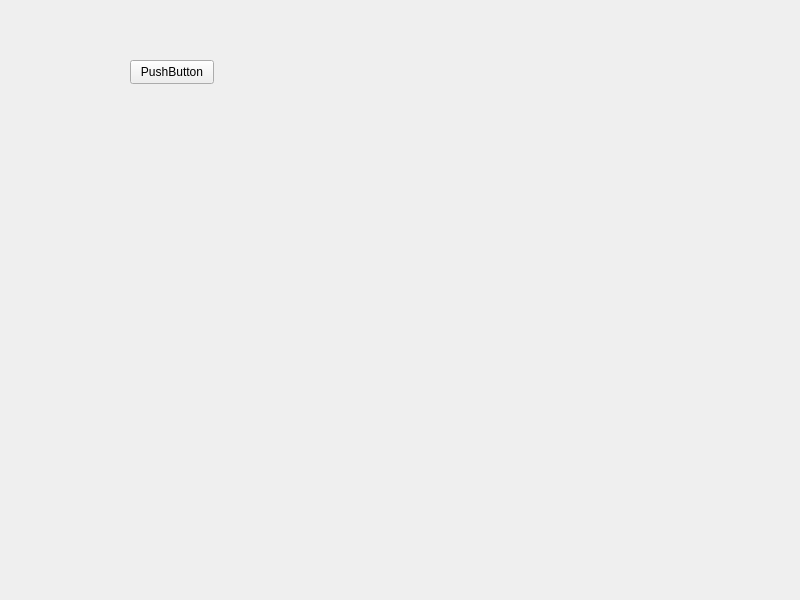
<?xml version="1.0" encoding="UTF-8"?>
<ui version="4.0">
 <class>Widget</class>
 <widget class="QWidget" name="Widget">
  <property name="geometry">
   <rect>
    <x>0</x>
    <y>0</y>
    <width>800</width>
    <height>600</height>
   </rect>
  </property>
  <property name="windowTitle">
   <string>Widget</string>
  </property>
  <widget class="QPushButton" name="pushButton">
   <property name="geometry">
    <rect>
     <x>130</x>
     <y>60</y>
     <width>84</width>
     <height>24</height>
    </rect>
   </property>
   <property name="text">
    <string>PushButton</string>
   </property>
  </widget>
 </widget>
 <resources/>
 <connections/>
</ui>
